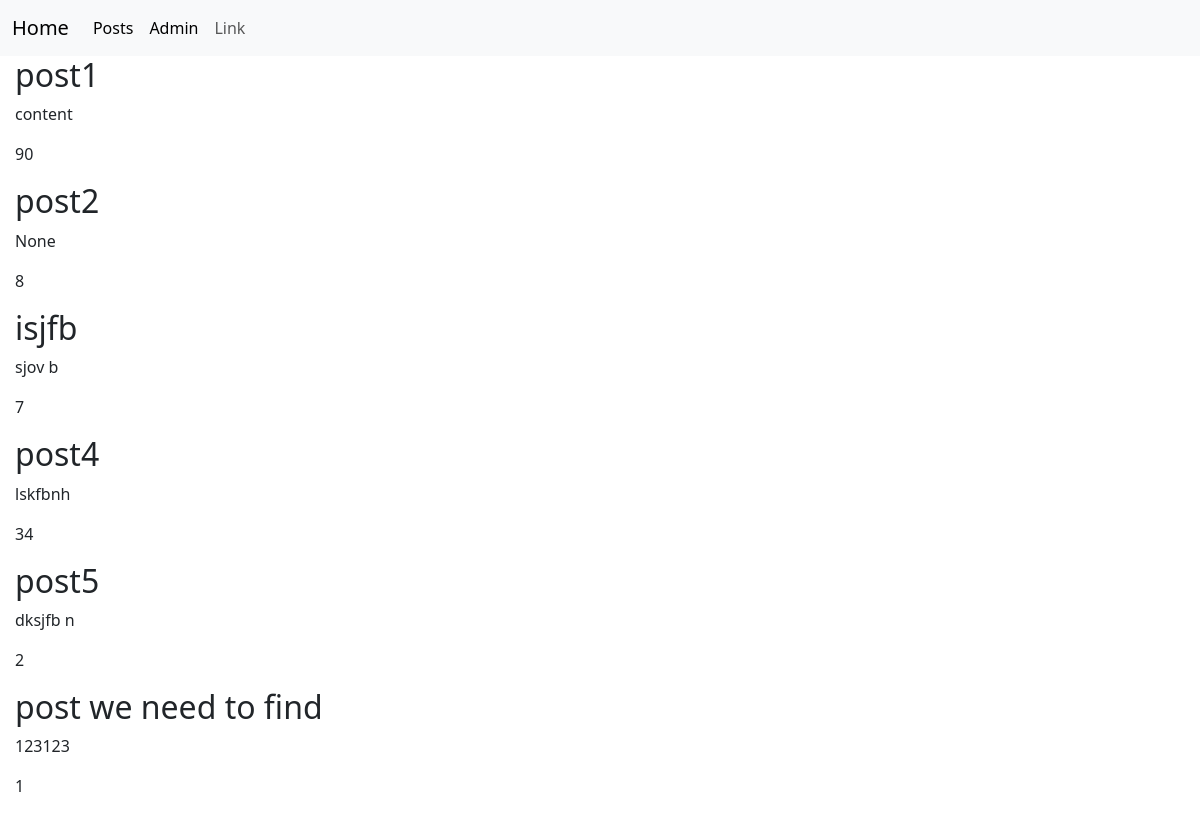
/posts/, run on the app's committed database.
### posts/models.py (models this page shows, shortened)
class Post(models.Model):
    title = models.CharField(max_length=250)
    content = models.CharField(max_length=1000, null=True, blank=True)
    rate = models.IntegerField(default=0)

### posts/views.py (the view)
# urls.py: path("posts/", posts_list_view),
def posts_list_view(request):
    posts = Post.objects.all()
    return render(request, "posts/posts_list.html", context={"posts": posts})

### templates/posts/posts_list.html
{% extends "base.html" %}
{% block content %}
{% for post in posts %}
<div style="margin-left: 15px;">
<h2>{{post.title}}</h2>
<p>{{post.content}}</p>
<p>{{post.rate}}</p>
</div>
{% endfor %}
{% endblock %}

### templates/base.html (shortened to what this page needs)
<header>
<link rel="stylesheet" href="https://cdn.jsdelivr.net/npm/bootstrap@5.3.3/dist/css/bootstrap.min.css">
<nav class="navbar navbar-expand-lg bg-body-tertiary">
  <div class="container-fluid">
    <a class="navbar-brand" href="/">Home</a>
    <div class="collapse navbar-collapse" id="navbarSupportedContent">
      <ul class="navbar-nav me-auto mb-2 mb-lg-0">
        <li class="nav-item">
          <a class="nav-link active" aria-current="page" href="/posts/">Posts</a>
        </li>
                <li class="nav-item">
          <a class="nav-link active" aria-current="page" href="/admin/">Admin</a>
        </li>
        <li class="nav-item">
          <a class="nav-link" href="#">Link</a>
        </li>
      </ul>
    </div>
  </div>
</nav>
</header>
{% block content %}
{% endblock %}

### data on the page
Post: title "post1", content "content", rate "90"
Post: title "post2", content "None", rate "8"
Post: title "isjfb", content "sjov b", rate "7"
Post: title "post4", content "lskfbnh", rate "34"
Post: title "post5", content "dksjfb n", rate "2"
Post: title "post we need to find", content "123123", rate "1"
